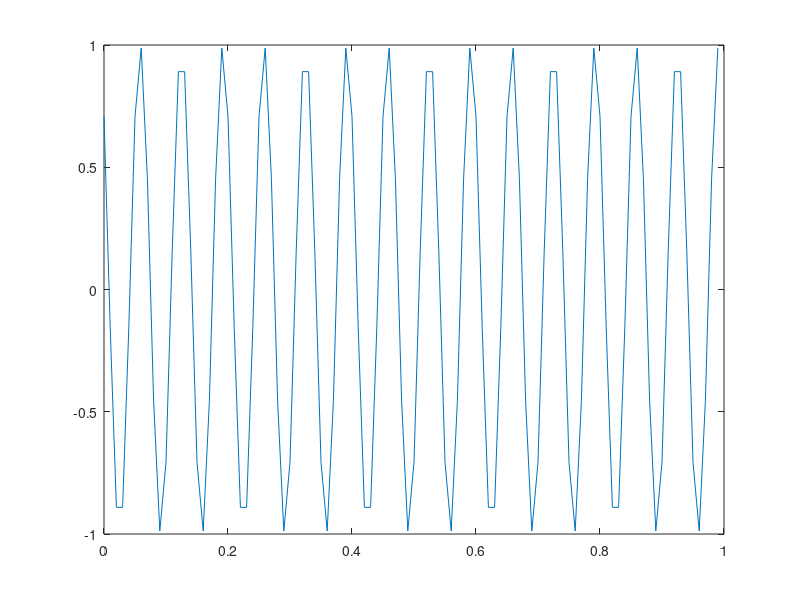
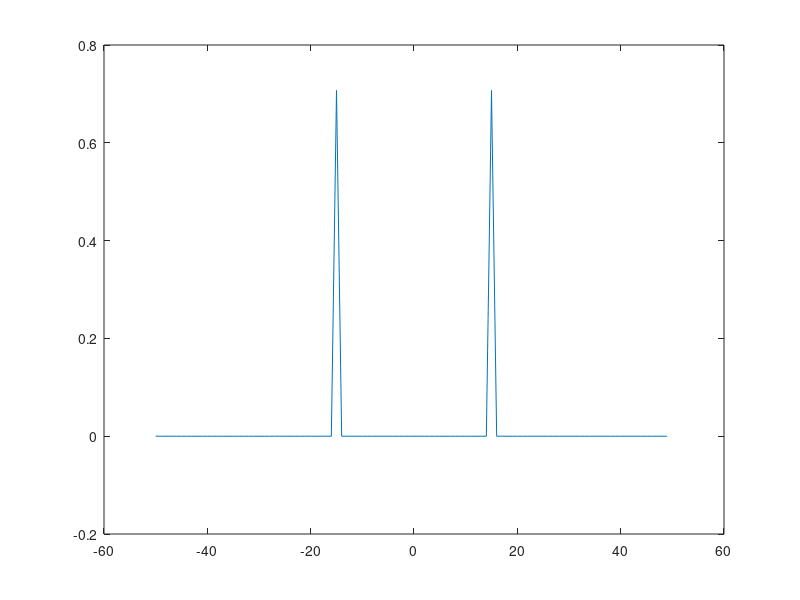
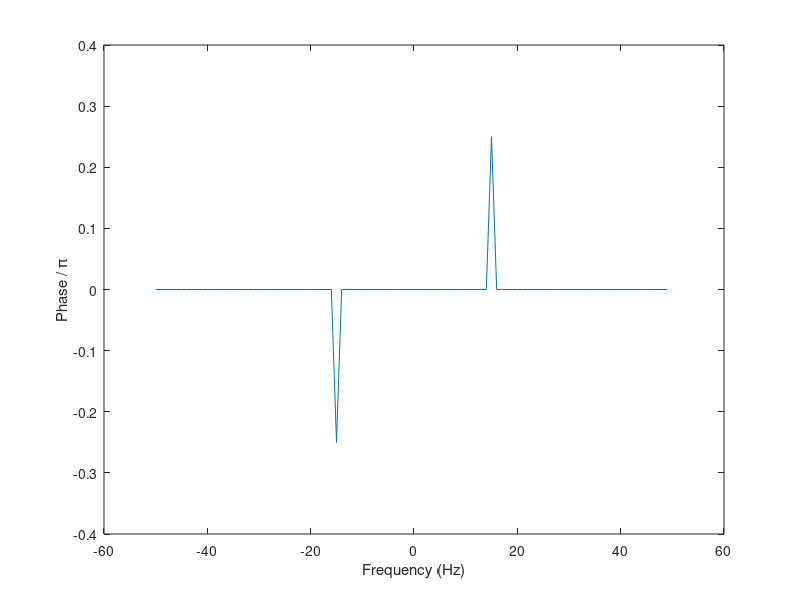

These charts were generated, in order, by the following MATLAB code:
clc;
clear;
close all;

fs = 100;
ts = 1 / fs;

t = 0:ts:1 - ts;
x2 = cos(30*pi*t+pi/4);
figure
plot (t, x2)

y2 = fftshift(fft(x2));
y2_p = y2 / max (abs(y2));

n = length (y2);
f = -fs/2:fs/n:fs/2 - fs/n;

figure
plot (f, y2_p)

tol = 1e-6;
y2(abs(y2) < tol) = 0;
theta = angle(y2);
figure
plot(f,theta/pi)
xlabel 'Frequency (Hz)'
ylabel 'Phase / \pi'